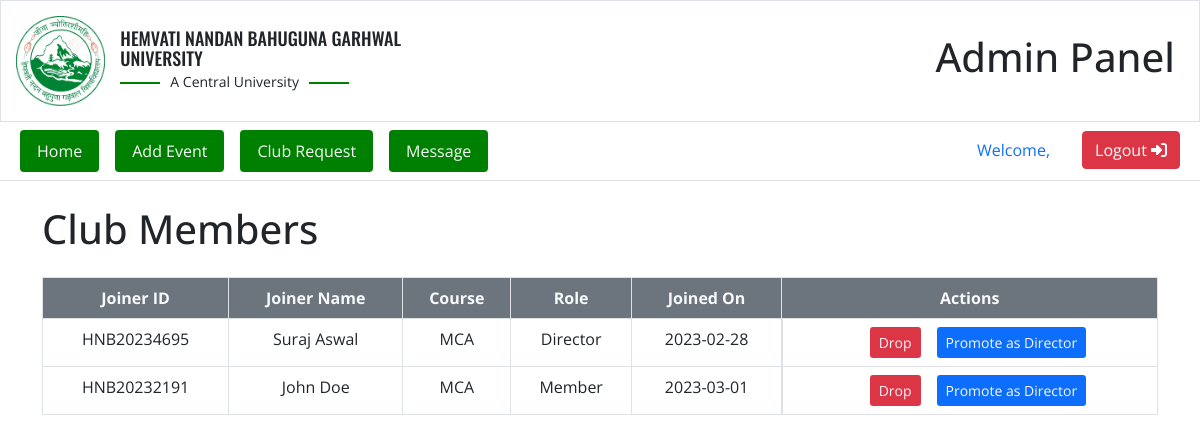
The app's page /admin/club-members.php?cid=_cb_sportsandathletic with its own data.
### tables this page shows
CREATE TABLE `_cb_sportsandathletic` (
  `id` int(11) NOT NULL,
  `joiner_id` varchar(200) NOT NULL,
  `joiner_name` varchar(200) NOT NULL,
  `joiner_course` varchar(200) NOT NULL,
  `joiner_role` varchar(100) NOT NULL,
  `joined_on` date NOT NULL DEFAULT current_timestamp()
);

### admin/club-members.php (the view, shortened to what this page needs)
<?php
    include "master-file.php";
    include "admin-header.php";
?>
<div class="container">
    <div class="row">
        <div class="col-md-12 mt-4">
            <h1>Club Members</h1>
        </div>
        <div class="col-md-12 mt-3">
            <table class="table table-bordered">
                <tr class="bg-secondary text-light text-center">
                    <th>Joiner ID</th>
                    <th>Joiner Name</th>
                    <th>Course</th>
                    <th>Role</th>
                    <th>Joined On</th>
                    <th>Actions</th>
                </tr>
                <?php
                       $joiner_query = "SELECT * FROM `{$_GET['cid']}`";
                        $joiner_query_res = mysqli_query($conn,$joiner_query);
                        if(mysqli_num_rows($joiner_query_res)>0){
                            while($joiner_data = mysqli_fetch_assoc($joiner_query_res)){
                                echo "
                                <tr class='text-center'>
                                    <td>".$joiner_data['joiner_id']."</td>
                                    <td>".$joiner_data['joiner_name']."</td>
                                    <td>".$joiner_data['joiner_course']."</td>
                                    <td>".$joiner_data['joiner_role']."</td>
                                    <td>".$joiner_data['joined_on']."</td>
                                    <td class='pr-center'>
                                        <a href='drop-member.php?id=".$joiner_data['joiner_id']."' class='text-decoration-none btn btn-sm text-light bg-danger mx-3'>Drop</a>
                                        <a href='edit-member.php?id=".$joiner_data['joiner_id']."' class='text-decoration-none btn btn-sm text-light bg-primary'>Promote as Director</a>
                                    </td>
                                </tr>
                                ";
                            }
                        }else{
                            echo "<tr class='text-center'>
                                    <td colspan='6'><div>No Members Yet!</div></td>
                                 </tr>";
                        }
                ?>
            </table>
        </div>
    </div>
</div>

### css/style.css (style rules this page uses)
:root { --hnbgu-color: rgb(0, 128, 0); --hnbgu-text-color: #fff; }
* { margin: 0; box-sizing: border-box; font-family: "Open Sans", sans-serif; }
body { overflow-x: hidden; }
.pr-center { display: flex; justify-content: center; align-items: center; }

### admin/css/admin.css (style rules this page uses)
:root { --hnbgu-color: rgb(0, 128, 0); --hnbgu-text-color: #fff; }
* { margin: 0; box-sizing: border-box; font-family: "Open Sans", sans-serif; }
.pr-center { display: flex; justify-content: center; align-items: center; }

### records on screen
_cb_sportsandathletic: joiner "HNB20234695", joiner_name "Suraj Aswal", joiner_course "MCA", joiner_role "Director", joined_on "2023-02-28"
_cb_sportsandathletic: joiner "HNB20232191", joiner_name "John Doe", joiner_course "MCA", joiner_role "Member", joined_on "2023-03-01"
